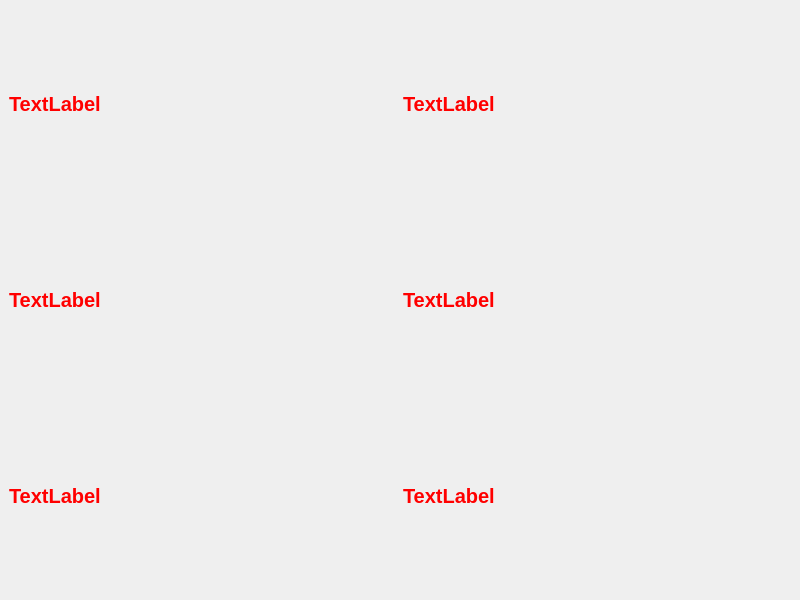
<?xml version="1.0" encoding="UTF-8"?>
<ui version="4.0">
 <class>MainWindow</class>
 <widget class="QMainWindow" name="MainWindow">
  <property name="geometry">
   <rect>
    <x>0</x>
    <y>0</y>
    <width>800</width>
    <height>600</height>
   </rect>
  </property>
  <property name="font">
   <font>
    <pointsize>15</pointsize>
    <bold>true</bold>
   </font>
  </property>
  <property name="windowTitle">
   <string>MainWindow</string>
  </property>
  <widget class="QWidget" name="centralwidget">
   <layout class="QGridLayout" name="gridLayout">
    <item row="0" column="0">
     <layout class="QHBoxLayout" name="horizontalLayout_7">
      <item>
       <layout class="QVBoxLayout" name="verticalLayout">
        <item>
         <layout class="QHBoxLayout" name="horizontalLayout">
          <item>
           <widget class="QLabel" name="label_door">
            <property name="text">
             <string>TextLabel</string>
            </property>
            <property name="styleSheet">
             <string notr="true">color: red;</string>
            </property>
           </widget>
          </item>
         </layout>
        </item>
        <item>
         <layout class="QHBoxLayout" name="horizontalLayout_2">
          <item>
           <widget class="QLabel" name="label_light">
            <property name="text">
             <string>TextLabel</string>
            </property>
            <property name="styleSheet">
             <string notr="true">color: red;</string>
            </property>
           </widget>
          </item>
         </layout>
        </item>
        <item>
         <layout class="QHBoxLayout" name="horizontalLayout_3">
          <item>
           <widget class="QLabel" name="label_lock">
            <property name="text">
             <string>TextLabel</string>
            </property>
            <property name="styleSheet">
             <string notr="true">color: red;</string>
            </property>
           </widget>
          </item>
         </layout>
        </item>
       </layout>
      </item>
      <item>
       <layout class="QVBoxLayout" name="verticalLayout_2">
        <item>
         <layout class="QHBoxLayout" name="horizontalLayout_4">
          <item>
           <widget class="QLabel" name="label_airCondition">
            <property name="text">
             <string>TextLabel</string>
            </property>
            <property name="styleSheet">
             <string notr="true">color: red;</string>
            </property>
           </widget>
          </item>
         </layout>
        </item>
        <item>
         <layout class="QHBoxLayout" name="horizontalLayout_5">
          <item>
           <widget class="QLabel" name="label_skylight">
            <property name="text">
             <string>TextLabel</string>
            </property>
            <property name="styleSheet">
             <string notr="true">color: red;</string>
            </property>
           </widget>
          </item>
         </layout>
        </item>
        <item>
         <layout class="QHBoxLayout" name="horizontalLayout_6">
          <item>
           <widget class="QLabel" name="label_seatAdjustment">
            <property name="text">
             <string>TextLabel</string>
            </property>
            <property name="styleSheet">
             <string notr="true">color: red;</string>
            </property>
           </widget>
          </item>
         </layout>
        </item>
       </layout>
      </item>
     </layout>
    </item>
   </layout>
  </widget>
 </widget>
 <resources/>
 <connections/>
</ui>
